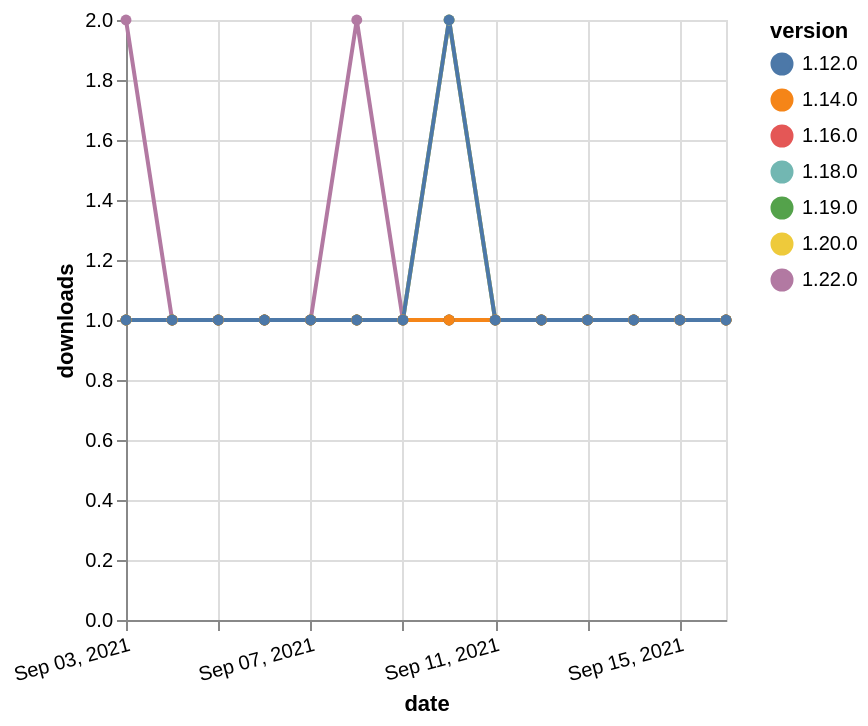

The Vega-Lite source for this figure:
### Vega-Lite specification from a JSON file in a GitHub repository (floating-point values rounded to 4 significant figures)
{"$schema": "https://vega.github.io/schema/vega-lite/v5.json", "description": "A simple bar chart with embedded data.", "data": {"values": [{"date": "2021-09-03", "total": 151, "delta": 1, "version": "1.18.0"}, {"date": "2021-09-04", "total": 152, "delta": 1, "version": "1.18.0"}, {"date": "2021-09-05", "total": 153, "delta": 1, "version": "1.18.0"}, {"date": "2021-09-06", "total": 154, "delta": 1, "version": "1.18.0"}, {"date": "2021-09-07", "total": 155, "delta": 1, "version": "1.18.0"}, {"date": "2021-09-08", "total": 156, "delta": 1, "version": "1.18.0"}, {"date": "2021-09-09", "total": 157, "delta": 1, "version": "1.18.0"}, {"date": "2021-09-10", "total": 159, "delta": 2, "version": "1.18.0"}, {"date": "2021-09-11", "total": 160, "delta": 1, "version": "1.18.0"}, {"date": "2021-09-12", "total": 161, "delta": 1, "version": "1.18.0"}, {"date": "2021-09-13", "total": 162, "delta": 1, "version": "1.18.0"}, {"date": "2021-09-14", "total": 163, "delta": 1, "version": "1.18.0"}, {"date": "2021-09-15", "total": 164, "delta": 1, "version": "1.18.0"}, {"date": "2021-09-16", "total": 165, "delta": 1, "version": "1.18.0"}, {"date": "2021-09-03", "total": 112, "delta": 2, "version": "1.22.0"}, {"date": "2021-09-04", "total": 113, "delta": 1, "version": "1.22.0"}, {"date": "2021-09-05", "total": 114, "delta": 1, "version": "1.22.0"}, {"date": "2021-09-06", "total": 115, "delta": 1, "version": "1.22.0"}, {"date": "2021-09-07", "total": 116, "delta": 1, "version": "1.22.0"}, {"date": "2021-09-08", "total": 118, "delta": 2, "version": "1.22.0"}, {"date": "2021-09-09", "total": 119, "delta": 1, "version": "1.22.0"}, {"date": "2021-09-10", "total": 120, "delta": 1, "version": "1.22.0"}, {"date": "2021-09-11", "total": 121, "delta": 1, "version": "1.22.0"}, {"date": "2021-09-12", "total": 122, "delta": 1, "version": "1.22.0"}, {"date": "2021-09-13", "total": 123, "delta": 1, "version": "1.22.0"}, {"date": "2021-09-14", "total": 124, "delta": 1, "version": "1.22.0"}, {"date": "2021-09-15", "total": 125, "delta": 1, "version": "1.22.0"}, {"date": "2021-09-16", "total": 126, "delta": 1, "version": "1.22.0"}, {"date": "2021-09-03", "total": 160, "delta": 1, "version": "1.20.0"}, {"date": "2021-09-04", "total": 161, "delta": 1, "version": "1.20.0"}, {"date": "2021-09-05", "total": 162, "delta": 1, "version": "1.20.0"}, {"date": "2021-09-06", "total": 163, "delta": 1, "version": "1.20.0"}, {"date": "2021-09-07", "total": 164, "delta": 1, "version": "1.20.0"}, {"date": "2021-09-08", "total": 165, "delta": 1, "version": "1.20.0"}, {"date": "2021-09-09", "total": 166, "delta": 1, "version": "1.20.0"}, {"date": "2021-09-10", "total": 168, "delta": 2, "version": "1.20.0"}, {"date": "2021-09-11", "total": 169, "delta": 1, "version": "1.20.0"}, {"date": "2021-09-12", "total": 170, "delta": 1, "version": "1.20.0"}, {"date": "2021-09-13", "total": 171, "delta": 1, "version": "1.20.0"}, {"date": "2021-09-14", "total": 172, "delta": 1, "version": "1.20.0"}, {"date": "2021-09-15", "total": 173, "delta": 1, "version": "1.20.0"}, {"date": "2021-09-16", "total": 174, "delta": 1, "version": "1.20.0"}, {"date": "2021-09-03", "total": 159, "delta": 1, "version": "1.16.0"}, {"date": "2021-09-04", "total": 160, "delta": 1, "version": "1.16.0"}, {"date": "2021-09-05", "total": 161, "delta": 1, "version": "1.16.0"}, {"date": "2021-09-06", "total": 162, "delta": 1, "version": "1.16.0"}, {"date": "2021-09-07", "total": 163, "delta": 1, "version": "1.16.0"}, {"date": "2021-09-08", "total": 164, "delta": 1, "version": "1.16.0"}, {"date": "2021-09-09", "total": 165, "delta": 1, "version": "1.16.0"}, {"date": "2021-09-10", "total": 166, "delta": 1, "version": "1.16.0"}, {"date": "2021-09-11", "total": 167, "delta": 1, "version": "1.16.0"}, {"date": "2021-09-12", "total": 168, "delta": 1, "version": "1.16.0"}, {"date": "2021-09-13", "total": 169, "delta": 1, "version": "1.16.0"}, {"date": "2021-09-14", "total": 170, "delta": 1, "version": "1.16.0"}, {"date": "2021-09-15", "total": 171, "delta": 1, "version": "1.16.0"}, {"date": "2021-09-16", "total": 172, "delta": 1, "version": "1.16.0"}, {"date": "2021-09-03", "total": 134, "delta": 1, "version": "1.19.0"}, {"date": "2021-09-04", "total": 135, "delta": 1, "version": "1.19.0"}, {"date": "2021-09-05", "total": 136, "delta": 1, "version": "1.19.0"}, {"date": "2021-09-06", "total": 137, "delta": 1, "version": "1.19.0"}, {"date": "2021-09-07", "total": 138, "delta": 1, "version": "1.19.0"}, {"date": "2021-09-08", "total": 139, "delta": 1, "version": "1.19.0"}, {"date": "2021-09-09", "total": 140, "delta": 1, "version": "1.19.0"}, {"date": "2021-09-10", "total": 141, "delta": 1, "version": "1.19.0"}, {"date": "2021-09-11", "total": 142, "delta": 1, "version": "1.19.0"}, {"date": "2021-09-12", "total": 143, "delta": 1, "version": "1.19.0"}, {"date": "2021-09-13", "total": 144, "delta": 1, "version": "1.19.0"}, {"date": "2021-09-14", "total": 145, "delta": 1, "version": "1.19.0"}, {"date": "2021-09-15", "total": 146, "delta": 1, "version": "1.19.0"}, {"date": "2021-09-16", "total": 147, "delta": 1, "version": "1.19.0"}, {"date": "2021-09-03", "total": 291, "delta": 1, "version": "1.14.0"}, {"date": "2021-09-04", "total": 292, "delta": 1, "version": "1.14.0"}, {"date": "2021-09-05", "total": 293, "delta": 1, "version": "1.14.0"}, {"date": "2021-09-06", "total": 294, "delta": 1, "version": "1.14.0"}, {"date": "2021-09-07", "total": 295, "delta": 1, "version": "1.14.0"}, {"date": "2021-09-08", "total": 296, "delta": 1, "version": "1.14.0"}, {"date": "2021-09-09", "total": 297, "delta": 1, "version": "1.14.0"}, {"date": "2021-09-10", "total": 298, "delta": 1, "version": "1.14.0"}, {"date": "2021-09-11", "total": 299, "delta": 1, "version": "1.14.0"}, {"date": "2021-09-12", "total": 300, "delta": 1, "version": "1.14.0"}, {"date": "2021-09-13", "total": 301, "delta": 1, "version": "1.14.0"}, {"date": "2021-09-14", "total": 302, "delta": 1, "version": "1.14.0"}, {"date": "2021-09-15", "total": 303, "delta": 1, "version": "1.14.0"}, {"date": "2021-09-16", "total": 304, "delta": 1, "version": "1.14.0"}, {"date": "2021-09-03", "total": 218, "delta": 1, "version": "1.12.0"}, {"date": "2021-09-04", "total": 219, "delta": 1, "version": "1.12.0"}, {"date": "2021-09-05", "total": 220, "delta": 1, "version": "1.12.0"}, {"date": "2021-09-06", "total": 221, "delta": 1, "version": "1.12.0"}, {"date": "2021-09-07", "total": 222, "delta": 1, "version": "1.12.0"}, {"date": "2021-09-08", "total": 223, "delta": 1, "version": "1.12.0"}, {"date": "2021-09-09", "total": 224, "delta": 1, "version": "1.12.0"}, {"date": "2021-09-10", "total": 226, "delta": 2, "version": "1.12.0"}, {"date": "2021-09-11", "total": 227, "delta": 1, "version": "1.12.0"}, {"date": "2021-09-12", "total": 228, "delta": 1, "version": "1.12.0"}, {"date": "2021-09-13", "total": 229, "delta": 1, "version": "1.12.0"}, {"date": "2021-09-14", "total": 230, "delta": 1, "version": "1.12.0"}, {"date": "2021-09-15", "total": 231, "delta": 1, "version": "1.12.0"}, {"date": "2021-09-16", "total": 232, "delta": 1, "version": "1.12.0"}]}, "width": "container", "mark": {"type": "line", "point": {"filled": true}}, "encoding": {"x": {"field": "date", "type": "temporal", "timeUnit": "yearmonthdate", "title": "date", "axis": {"labelAngle": -15}}, "y": {"field": "delta", "type": "quantitative", "title": "downloads"}, "color": {"field": "version", "type": "nominal"}, "tooltip": {"field": "delta"}}}
